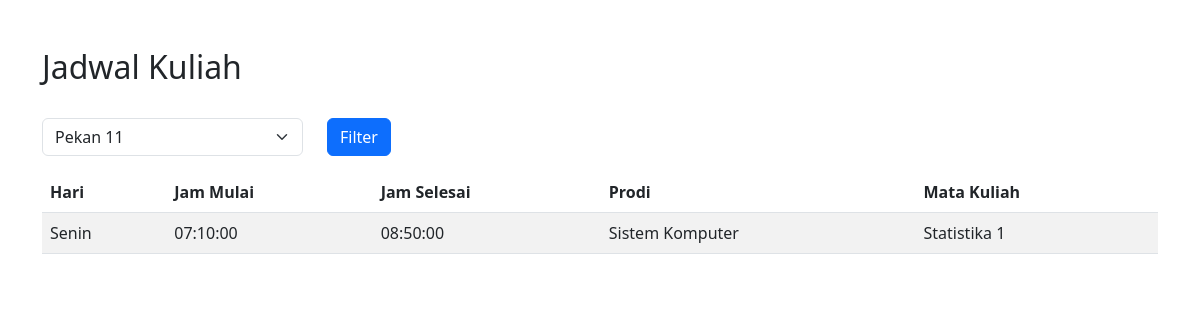
/lihat.php?pekan=11, run on the app's committed database.
### tables this page shows
CREATE TABLE `waktu` (
  `kode_waktu` varchar(10) NOT NULL,
  `reguler` varchar(5) NOT NULL,
  `hari` varchar(10) NOT NULL,
  `jam_mulai` time NOT NULL,
  `jam_selesai` time NOT NULL
);

CREATE TABLE `prodi` (
  `kode_prodi` varchar(10) NOT NULL,
  `nama_prodi` varchar(50) NOT NULL,
  `password` varchar(50) NOT NULL
);

CREATE TABLE `mkp` (
  `kode_mkp` varchar(10) NOT NULL,
  `kode_prodi` varchar(10) NOT NULL,
  `nama_mkp` varchar(50) NOT NULL,
  `sks` int(10) NOT NULL
);

### lihat.php (the view, shortened to what this page needs)
<!DOCTYPE html>
<html lang="en">
<head>
    <link href="https://cdn.jsdelivr.net/npm/bootstrap@5.3.0/dist/css/bootstrap.min.css" rel="stylesheet">
</head>
<body>
    <div class="container mt-5">
        <h2>Jadwal Kuliah</h2>
        <form method="GET" action="">
            <div class="row mb-3">
                <div class="col-md-3">
                    <select class="form-select" id="pekan" name="pekan">
                        <?php
                        include 'koneksi.php';
                        $queryPekan = "SELECT DISTINCT pekan FROM jadwal ORDER BY pekan";
                        $resultPekan = $connect->query($queryPekan);
                        if ($resultPekan->num_rows > 0) {
                            while ($rowPekan = $resultPekan->fetch_assoc()) {
                                $selected = isset($_GET['pekan']) && $_GET['pekan'] == $rowPekan['pekan'] ? 'selected' : '';
                                echo "<option value='" . $rowPekan['pekan'] . "' $selected>Pekan " . $rowPekan['pekan'] . "</option>";
                            }
                        }
                        ?>
                    </select>
                </div>
                <div class="col-md-3 d-flex align-items-end">
                    <button type="submit" class="btn btn-primary">Filter</button>
                </div>
            </div>
        </form>
        <table class="table table-striped">
            <thead>
                <tr>
                    <th>Hari</th>
                    <th>Jam Mulai</th>
                    <th>Jam Selesai</th>
                    <th>Prodi</th>
                    <th>Mata Kuliah</th>
                </tr>
            </thead>
            <tbody>
                <?php
                $pekan = isset($_GET['pekan']) ? $_GET['pekan'] : '';
                $query = "
                    SELECT w.hari, w.jam_mulai, w.jam_selesai, p.nama_prodi, m.nama_mkp
                    FROM jadwal j
                    JOIN waktu w ON j.kode_waktu = w.kode_waktu
                    JOIN mkp m ON j.kode_mkp = m.kode_mkp
                    JOIN prodi p ON m.kode_prodi = p.kode_prodi
                ";
                if ($pekan !== '') {
                    $query .= " WHERE j.pekan = ?";
                }
                $query .= " ORDER BY w.hari, w.jam_mulai";
                $stmt = $connect->prepare($query);
                if ($pekan !== '') {
                    $stmt->bind_param("i", $pekan);
                }
                $stmt->execute();
                $result = $stmt->get_result();
                if ($result->num_rows > 0) {
                    while ($row = $result->fetch_assoc()) {
                        echo "<tr>";
                        echo "<td>" . $row['hari'] . "</td>";
                        echo "<td>" . $row['jam_mulai'] . "</td>";
                        echo "<td>" . $row['jam_selesai'] . "</td>";
                        echo "<td>" . $row['nama_prodi'] . "</td>";
                        echo "<td>" . $row['nama_mkp'] . "</td>";
                        echo "</tr>";
                    }
                } else {
                    echo "<tr><td colspan='5'>Tidak ada jadwal tersedia</td></tr>";
                }
                ?>
            </tbody>
        </table>
    </div>
</body>
</html>

### data on the page
waktu: hari "Senin", jam_mulai "07:10:00", jam_selesai "08:50:00", prodi.nama_prodi "Sistem Komputer", mkp.nama_mkp "Statistika 1"
